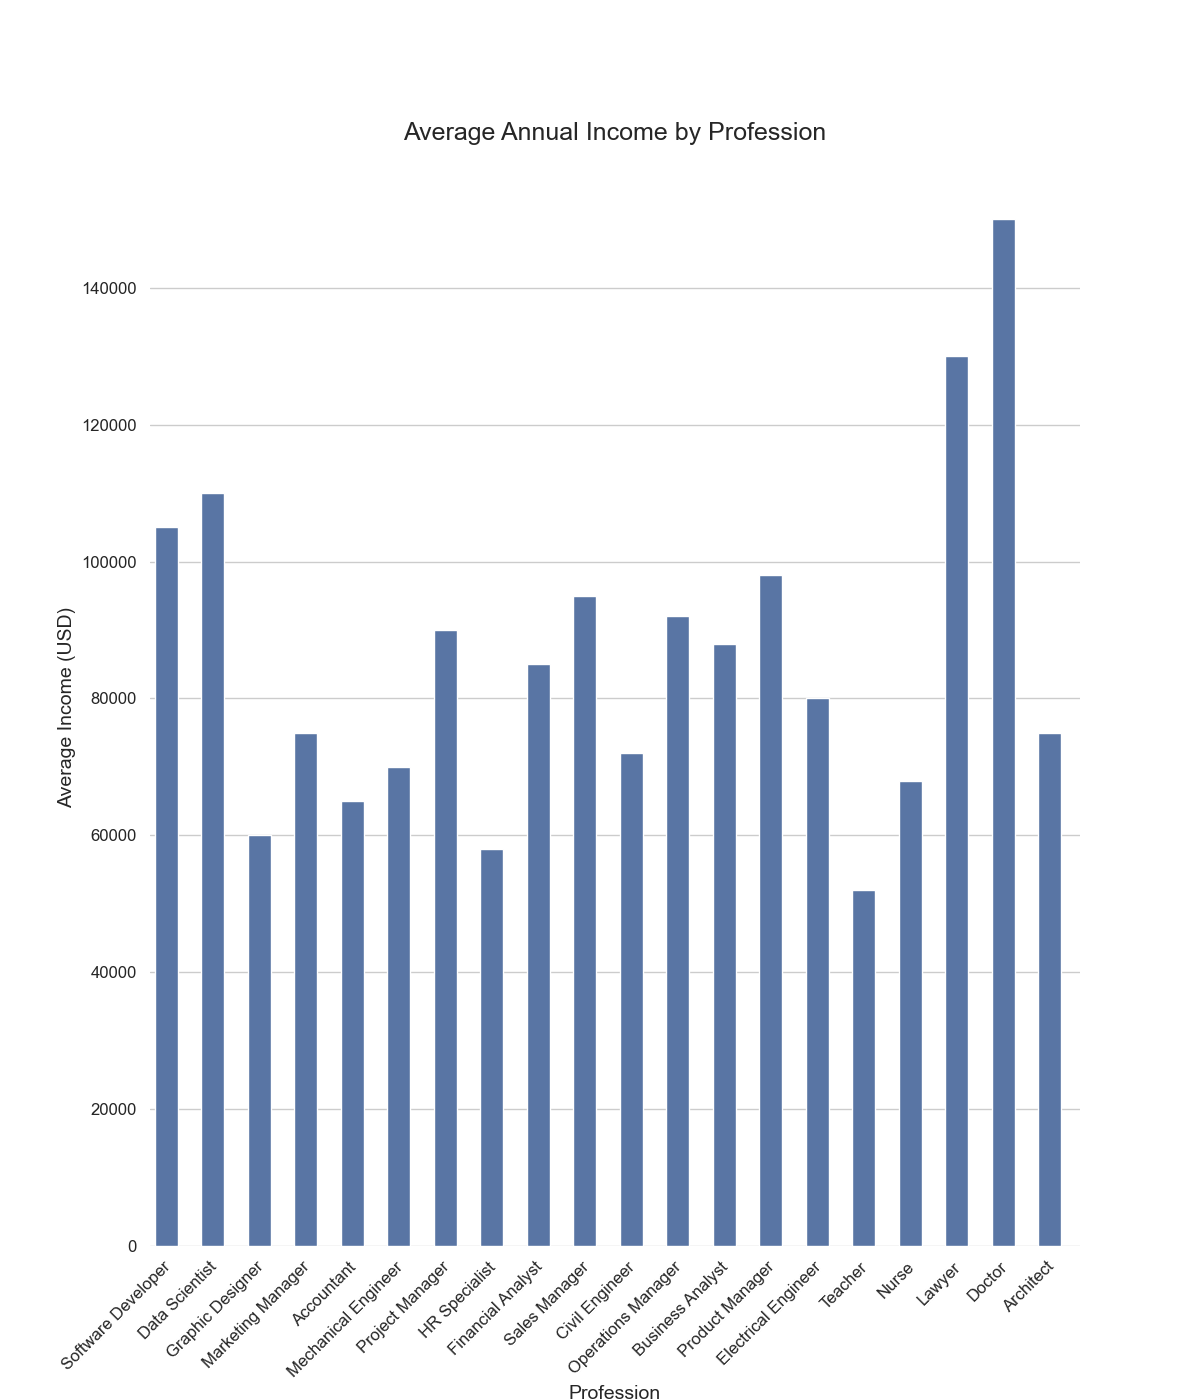

This figure's Python source:

import seaborn as sns
import pandas as pd
import matplotlib.pyplot as plt

# Create a DataFrame from the data points provided
data = {
    'Profession': ["Software Developer", "Data Scientist", "Graphic Designer", "Marketing Manager", 
                   "Accountant", "Mechanical Engineer", "Project Manager", "HR Specialist", 
                   "Financial Analyst", "Sales Manager", "Civil Engineer", "Operations Manager", 
                   "Business Analyst", "Product Manager", "Electrical Engineer", "Teacher", 
                   "Nurse", "Lawyer", "Doctor", "Architect"],
    'Average Income': [105000, 110000, 60000, 75000, 65000, 70000, 90000, 58000, 85000, 95000, 
                       72000, 92000, 88000, 98000, 80000, 52000, 68000, 130000, 150000, 75000]
}

df = pd.DataFrame(data)

# Set the aesthetic style of the plots
sns.set_theme(style="whitegrid")

# Create the bar plot and modify it according to the given options
plt.figure(figsize=(12, 14))  # Change width and height of chart
barplot = sns.barplot(x='Profession', y='Average Income', data=df, color="#4C72B0", ci=None)  # Vertical and specific color

# Modify the width of bars
for bar in barplot.patches:
    bar.set_width(0.5)  # Adjust the width of the bars

# Adjust the appearance of the plot
plt.title('Average Annual Income by Profession', fontsize=18, pad=20)
plt.xlabel('Profession', fontsize=14)
plt.ylabel('Average Income (USD)', fontsize=14)
plt.xticks(rotation=45, fontsize=12, ha='right')
plt.yticks(fontsize=12)

# Remove the top and right spines
sns.despine(left=True, bottom=True)

# Show the barplot
plt.show()
